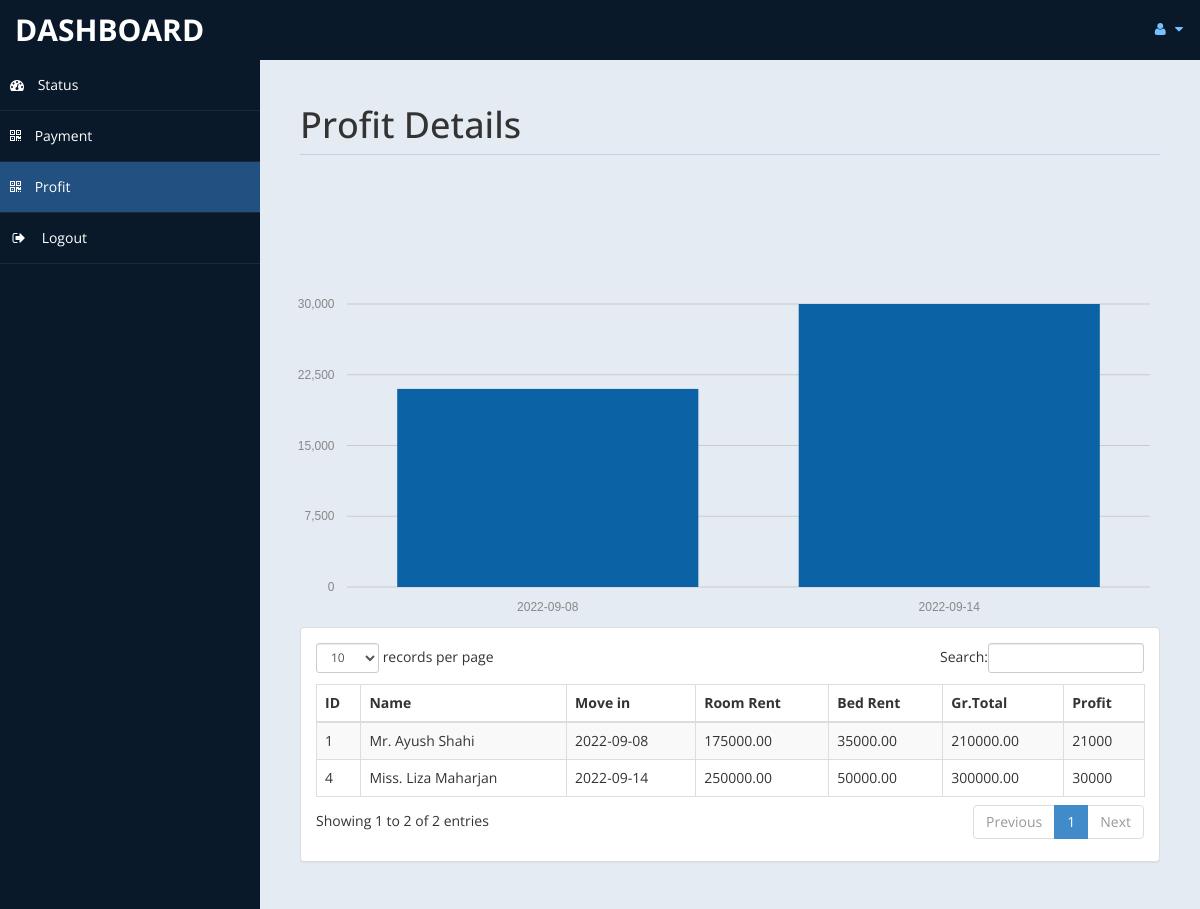
The app's page /TCH/admin/profit.php (signed in) with its own data.
### tables this page shows
CREATE TABLE `payment` (
  `p-id` int(11) NOT NULL,
  `id` int(10) NOT NULL,
  `title` varchar(5) DEFAULT NULL,
  `fname` varchar(30) DEFAULT NULL,
  `lname` varchar(30) DEFAULT NULL,
  `troom` varchar(30) DEFAULT NULL,
  `tbed` varchar(30) DEFAULT NULL,
  `people` int(11) DEFAULT NULL,
  `min` date DEFAULT NULL,
  `room` double(8,2) DEFAULT NULL,
  `fintot` double(8,2) DEFAULT NULL,
  `bed` double(8,2) DEFAULT NULL,
  `payment` varchar(30) DEFAULT NULL,
  `noofdays` int(11) DEFAULT NULL
);

### TCH/admin/profit.php (the view, shortened to what this page needs)
<!DOCTYPE html>
<html xmlns="http://www.w3.org/1999/xhtml">
<head>
    <link href="assets/css/bootstrap.css" rel="stylesheet" />
    <link href="assets/css/font-awesome.css" rel="stylesheet" />
	<link rel="stylesheet" href="assets/css/morris.css">
    <link href="assets/css/custom-styles.css" rel="stylesheet" />
    <link href="assets/js/dataTables/dataTables.bootstrap.css" rel="stylesheet" />
</head>
<body>
    <div id="wrapper">
        <nav class="navbar navbar-default top-navbar" role="navigation">
            <div class="navbar-header">
                <a class="navbar-brand" href="home.php"> DASHBOARD </a>
            </div>
            <ul class="nav navbar-top-links navbar-right">
                <li class="dropdown">
                    <a class="dropdown-toggle" data-toggle="dropdown" href="#" aria-expanded="false">
                        <i class="fa fa-user fa-fw"></i> <i class="fa fa-caret-down"></i>
                    </a>
                </li>
            </ul>
        </nav>
        <nav class="navbar-default navbar-side" role="navigation">
            <div class="sidebar-collapse">
                <ul class="nav" id="main-menu">
                    <li>
                        <a href="home.php"><i class="fa fa-dashboard"></i> Status</a>
                    </li>
                    <li>
                        <a  href="payment.php"><i class="fa fa-qrcode"></i> Payment</a>
                    </li>
					 <li>
                        <a class="active-menu" href="profit.php"><i class="fa fa-qrcode"></i> Profit</a>
                    </li>
                    <li>
                        <a href="logout.php" ><i class="fa fa-sign-out fa-fw"></i> Logout</a>
                    </li>
            </div>
        </nav>
        <div id="page-wrapper" >
            <div id="page-inner">
			 <div class="row">
                    <div class="col-md-12">
                        <h1 class="page-header">
                           Profit Details<small> </small>
                        </h1>
                    </div>
                </div>
            <div class="row">
				<?php
				include('db.php');
?>
				<br>
				<br>
				<br>
				<br><div id="chart"></div>
                <div class="col-md-12">
                    <div class="panel panel-default">
                        <div class="panel-body">
                            <div class="table-responsive">
                                <table class="table table-striped table-bordered table-hover" id="dataTables-example">
                                    <thead>
                                        <tr>
											<th>ID</th>
                                            <th>Name</th>
                                            <th>Move in</th>
                                            <th>Room Rent</th>
                                            <th>Bed Rent</th>
											<th>Gr.Total</th>
											<th>Profit</th>
                                        </tr>
                                    </thead>
                                    <tbody>
									<?php
										$sql="select * from payment";
										$re = mysqli_query($con,$sql);
										while($row = mysqli_fetch_array($re))
										{
											$id = $row['id'];
											if($id % 2 ==1 )
											{
												echo"<tr class='gradeC'>
													<td>".$row['id']." </td>
													<td>".$row['title']." ".$row['fname']." ".$row['lname']."</td>
													<td>".$row['min']."</td>
													<td>".$row['room']."</td>
                                                    <td>".$row['bed']."</td>
													<td>".$row['fintot']."</td>
													<td>".$row['fintot']*10/100 ."</td>
													</tr>";
											}
											else
											{
												echo"<tr class='gradeU'>
													<td>".$row['id']." </td>
													<td>".$row['title']." ".$row['fname']." ".$row['lname']."</td>
													<td>".$row['min']."</td>
													<td>".$row['room']."</td>
                                                    <td>".$row['bed']."</td>
													<td>".$row['fintot']."</td>
													<td>".$row['fintot']*10/100 ."</td>
													</tr>";
											}
										}
									?>
                                    </tbody>
                                </table>
                            </div>
                        </div>
                    </div>
                </div>
            </div>
                </div>
            </div>
    </div>
</body>
</html>

### TCH/admin/assets/css/custom-styles.css (style rules this page uses)
body { font-family: 'Open Sans', sans-serif; }
#wrapper { width: 100%; background:#09192A; }
#page-wrapper { padding: 15px 15px; min-height: 600px; background:#E5EBF2; }
#page-inner { width:100%; margin:10px 20px 10px 0px; background-color:transparent; padding:10px; min-height:1200px; }
h1, .h1, h2, .h2, h3, .h3 { margin-top: 7px; margin-bottom: -5px; }
.page-header { padding-bottom: 9px; margin: 10px 0 45px; border-bottom: 1px solid #C7D1DD; }
.top-navbar { margin:0px; }
.top-navbar .navbar-brand { color: #fff; width: 260px; text-align: left; height: 60px; font-size: 30px; font-weight: 700; text-transform: uppercase; line-height: 30px; }
.top-navbar .nav > li { position: relative; display: inline-block; }
.top-navbar .nav > li > a { position: relative; display: block; padding: 19px 15px; color: #77C0FD; }
.active-menu { background-color:#225081!important; }
.sidebar-collapse , .sidebar-collapse .nav { background:none; }
.sidebar-collapse .nav { padding:0; }
.sidebar-collapse .nav > li > a { color:#fff; background:transparent; text-shadow:none; }
.sidebar-collapse > .nav > li > a { padding:15px 10px; }
.sidebar-collapse > .nav > li { border-bottom: 1px solid rgba(107, 108, 109, 0.19); }
.navbar-side { border:none; background-color: transparent; }
.top-navbar { background:#09192A; border-bottom:none; }
.top-navbar .nav > li > a > i { margin-right: 2px; }
.navbar-default { border:0px solid black; }
.navbar-header { background: #09192A; }
.nav > li > a > i { margin-right:10px; }
@media (min-width:768px) { #page-wrapper { margin: 0 0 0 260px; padding: 15px 30px; min-height: 1200px; } }
@media (min-width:768px) { .navbar-side { z-index: 1; position: absolute; width: 260px; } }
@media (min-width:768px) { .navbar { border-radius: 0px; } }

### records on screen
payment: id "1", title "Mr.", fname "Ayush", lname "Shahi", min "2022-09-08", room "175000.00", bed "35000.00", fintot "210000.00", $row['fintot']*10/100 "21000"
payment: id "4", title "Miss.", fname "Liza", lname "Maharjan", min "2022-09-14", room "250000.00", bed "50000.00", fintot "300000.00", $row['fintot']*10/100 "30000"
